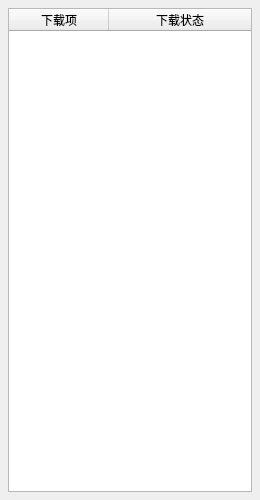
<?xml version="1.0" encoding="UTF-8"?>
<ui version="4.0">
 <class>show_download</class>
 <widget class="QWidget" name="show_download">
  <property name="windowModality">
   <enum>Qt::ApplicationModal</enum>
  </property>
  <property name="geometry">
   <rect>
    <x>0</x>
    <y>0</y>
    <width>260</width>
    <height>500</height>
   </rect>
  </property>
  <property name="minimumSize">
   <size>
    <width>260</width>
    <height>300</height>
   </size>
  </property>
  <property name="windowTitle">
   <string>下载列表</string>
  </property>
  <layout class="QHBoxLayout" name="horizontalLayout">
   <property name="leftMargin">
    <number>8</number>
   </property>
   <property name="topMargin">
    <number>8</number>
   </property>
   <property name="rightMargin">
    <number>8</number>
   </property>
   <property name="bottomMargin">
    <number>8</number>
   </property>
   <item>
    <widget class="QTableWidget" name="tw_downloading">
     <property name="editTriggers">
      <set>QAbstractItemView::NoEditTriggers</set>
     </property>
     <property name="selectionMode">
      <enum>QAbstractItemView::NoSelection</enum>
     </property>
     <property name="selectionBehavior">
      <enum>QAbstractItemView::SelectRows</enum>
     </property>
     <property name="cornerButtonEnabled">
      <bool>false</bool>
     </property>
     <attribute name="horizontalHeaderHighlightSections">
      <bool>false</bool>
     </attribute>
     <attribute name="horizontalHeaderStretchLastSection">
      <bool>true</bool>
     </attribute>
     <attribute name="verticalHeaderHighlightSections">
      <bool>false</bool>
     </attribute>
     <column>
      <property name="text">
       <string>下载项</string>
      </property>
     </column>
     <column>
      <property name="text">
       <string>下载状态</string>
      </property>
     </column>
    </widget>
   </item>
  </layout>
 </widget>
 <resources/>
 <connections/>
</ui>
